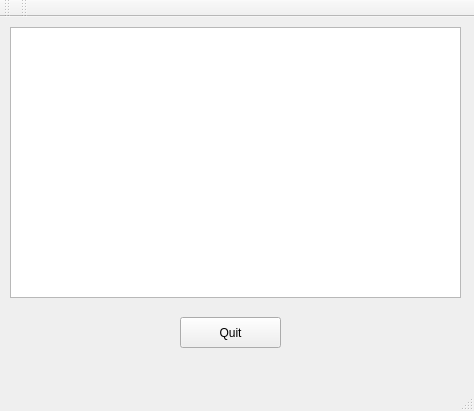
<?xml version="1.0" encoding="UTF-8"?>
<ui version="4.0">
 <class>MainWindow</class>
 <widget class="QMainWindow" name="MainWindow">
  <property name="geometry">
   <rect>
    <x>0</x>
    <y>0</y>
    <width>474</width>
    <height>411</height>
   </rect>
  </property>
  <property name="windowTitle">
   <string>MainWindow</string>
  </property>
  <widget class="QWidget" name="centralWidget">
   <widget class="QPushButton" name="pushButton">
    <property name="geometry">
     <rect>
      <x>180</x>
      <y>300</y>
      <width>101</width>
      <height>31</height>
     </rect>
    </property>
    <property name="text">
     <string>Quit</string>
    </property>
   </widget>
   <widget class="QGraphicsView" name="graphicsView">
    <property name="geometry">
     <rect>
      <x>10</x>
      <y>10</y>
      <width>451</width>
      <height>271</height>
     </rect>
    </property>
   </widget>
  </widget>
  <widget class="QMenuBar" name="menuBar">
   <property name="geometry">
    <rect>
     <x>0</x>
     <y>0</y>
     <width>474</width>
     <height>34</height>
    </rect>
   </property>
  </widget>
  <widget class="QToolBar" name="mainToolBar">
   <attribute name="toolBarArea">
    <enum>TopToolBarArea</enum>
   </attribute>
   <attribute name="toolBarBreak">
    <bool>false</bool>
   </attribute>
  </widget>
  <widget class="QStatusBar" name="statusBar"/>
  <widget class="QToolBar" name="toolBar">
   <property name="windowTitle">
    <string>toolBar</string>
   </property>
   <attribute name="toolBarArea">
    <enum>TopToolBarArea</enum>
   </attribute>
   <attribute name="toolBarBreak">
    <bool>false</bool>
   </attribute>
  </widget>
  <action name="action">
   <property name="text">
    <string/>
   </property>
  </action>
 </widget>
 <layoutdefault spacing="6" margin="11"/>
 <resources/>
 <connections>
  <connection>
   <sender>pushButton</sender>
   <signal>clicked()</signal>
   <receiver>MainWindow</receiver>
   <slot>close()</slot>
   <hints>
    <hint type="sourcelabel">
     <x>234</x>
     <y>171</y>
    </hint>
    <hint type="destinationlabel">
     <x>260</x>
     <y>229</y>
    </hint>
   </hints>
  </connection>
 </connections>
</ui>
